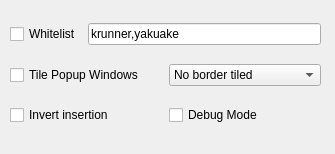
<?xml version="1.0" encoding="UTF-8"?>
<ui version="4.0">
 <class>KWin::AutotileConfigForm</class>
 <widget class="QWidget" name="KWin::AutotileConfigForm">
  <property name="geometry">
   <rect>
    <x>0</x>
    <y>0</y>
    <width>335</width>
    <height>154</height>
   </rect>
  </property>
  <property name="windowTitle">
   <string>Dialog</string>
  </property>
  <widget class="QWidget" name="verticalLayoutWidget">
   <property name="geometry">
    <rect>
     <x>10</x>
     <y>10</y>
     <width>311</width>
     <height>130</height>
    </rect>
   </property>
   <layout class="QVBoxLayout" name="verticalLayout">
    <item>
     <layout class="QHBoxLayout" name="horizontalLayout">
      <item>
       <widget class="QCheckBox" name="kcfg_UseWhitelist">
        <property name="toolTip">
         <string>If disabled, acts as a blacklist</string>
        </property>
        <property name="text">
         <string>Whitelist</string>
        </property>
        <property name="checked">
         <bool>false</bool>
        </property>
       </widget>
      </item>
      <item>
       <widget class="QLineEdit" name="kcfg_Blacklist">
        <property name="toolTip">
         <string>&lt;html&gt;&lt;head/&gt;&lt;body&gt;&lt;p&gt;Blacklist, do not tile these windows (becomes whitelist if whitelist is checked)&lt;/p&gt;&lt;/body&gt;&lt;/html&gt;</string>
        </property>
        <property name="text">
         <string>krunner,yakuake</string>
        </property>
       </widget>
      </item>
     </layout>
    </item>
    <item>
     <layout class="QHBoxLayout" name="horizontalLayout_2">
      <item>
       <widget class="QCheckBox" name="kcfg_TilePopups">
        <property name="toolTip">
         <string>&lt;html&gt;&lt;head/&gt;&lt;body&gt;&lt;p&gt;Tile popup/placeholder windows or not&lt;/p&gt;&lt;/body&gt;&lt;/html&gt;</string>
        </property>
        <property name="text">
         <string>Tile Popup Windows</string>
        </property>
       </widget>
      </item>
      <item>
       <widget class="QComboBox" name="kcfg_Borders">
        <property name="toolTip">
         <string>&lt;html&gt;&lt;head/&gt;&lt;body&gt;&lt;p&gt;Changes where borders are or aren't&lt;/p&gt;&lt;/body&gt;&lt;/html&gt;</string>
        </property>
        <property name="currentIndex">
         <number>1</number>
        </property>
        <item>
         <property name="text">
          <string>No border all</string>
         </property>
        </item>
        <item>
         <property name="text">
          <string>No border tiled</string>
         </property>
        </item>
        <item>
         <property name="text">
          <string>Border selected</string>
         </property>
        </item>
        <item>
         <property name="text">
          <string>Border all</string>
         </property>
        </item>
       </widget>
      </item>
     </layout>
    </item>
    <item>
     <layout class="QHBoxLayout" name="horizontalLayout_3">
      <item>
       <widget class="QCheckBox" name="kcfg_InvertInsertion">
        <property name="toolTip">
         <string>&lt;html&gt;&lt;head/&gt;&lt;body&gt;&lt;p&gt;Invert the side that windows are inserted into&lt;/p&gt;&lt;/body&gt;&lt;/html&gt;</string>
        </property>
        <property name="text">
         <string>Invert insertion</string>
        </property>
       </widget>
      </item>
      <item>
       <widget class="QCheckBox" name="kcfg_Debug">
        <property name="toolTip">
         <string>&lt;html&gt;&lt;head/&gt;&lt;body&gt;&lt;p&gt;Spams your user journal&lt;/p&gt;&lt;/body&gt;&lt;/html&gt;</string>
        </property>
        <property name="text">
         <string>Debug Mode</string>
        </property>
       </widget>
      </item>
     </layout>
    </item>
   </layout>
  </widget>
 </widget>
 <resources/>
 <connections/>
</ui>
